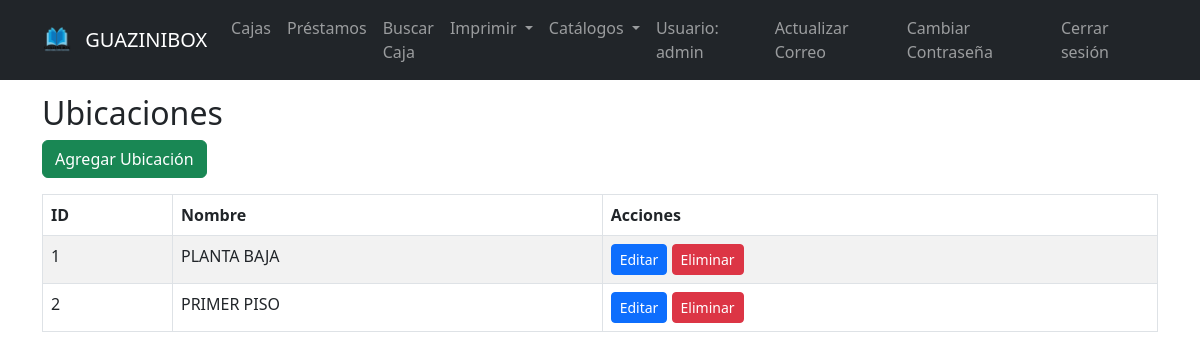
The page /ubicaciones (signed in) on the database as committed earlier.
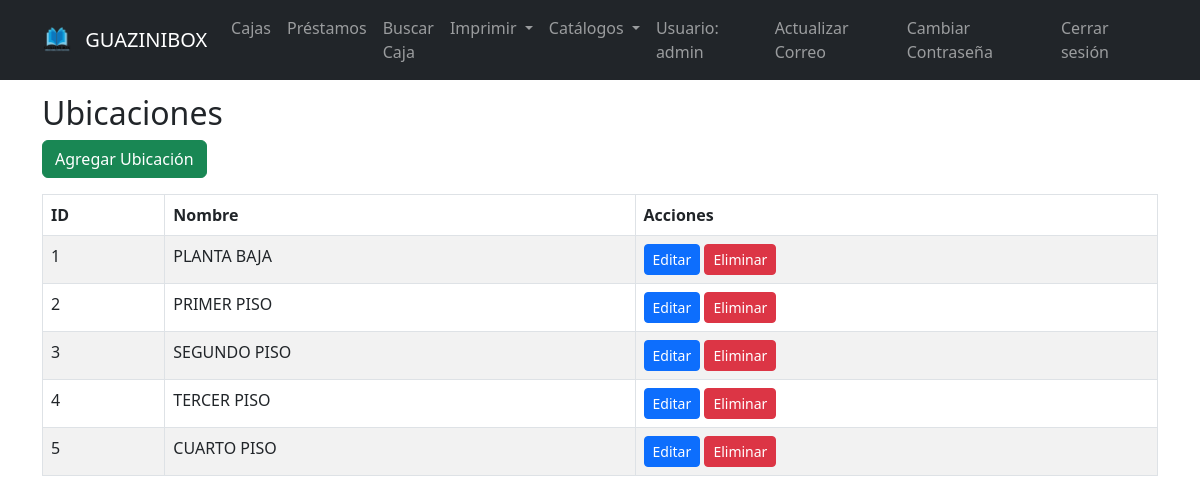
The same page on the database as committed later.
### tables this page shows
CREATE TABLE ubicaciones (
            id INTEGER PRIMARY KEY AUTOINCREMENT,
            nombre TEXT NOT NULL
        );

### app.py (the view)
@app.route("/ubicaciones")
@login_required
def ubicaciones():
    ubs = get_ubicaciones()
    return render_template("ubicaciones.html", ubicaciones=ubs)

### app.py (called while the page is built)
def get_db_connection():
    conn = sqlite3.connect("archivo.db")
    conn.row_factory = sqlite3.Row
    return conn

def get_user_by_id(user_id):
    conn = get_db_connection()
    user = conn.execute("SELECT * FROM users WHERE id = ?", (user_id,)).fetchone()
    conn.close()
    if not user:
        return None
    return User(user["id"], user["username"], user["password"],
               user["email"] if "email" in user.keys() else None,
               user["reset_token"] if "reset_token" in user.keys() else None,
               user["token_expiry"] if "token_expiry" in user.keys() else None)

@login_manager.user_loader
def load_user(user_id):
    return get_user_by_id(user_id)

def get_ubicaciones():
    conn = get_db_connection()
    ubs = conn.execute("SELECT * FROM ubicaciones").fetchall()
    conn.close()
    return ubs

### templates/ubicaciones.html (shortened to what this page needs)
{% extends "base.html" %}
{% block content %}
<h2>Ubicaciones</h2>
<a href="{{ url_for('add_ubicacion') }}" class="btn btn-success mb-3">Agregar Ubicación</a>
<table class="table table-bordered table-striped">
  <thead>
    <tr>
      <th>ID</th>
      <th>Nombre</th>
      <th>Acciones</th>
    </tr>
  </thead>
  <tbody>
    {% for ubicacion in ubicaciones %}
    <tr>
      <td>{{ ubicacion.id }}</td>
      <td>{{ ubicacion.nombre }}</td>
      <td>
        <a href="{{ url_for('edit_ubicacion', ubicacion_id=ubicacion.id) }}" class="btn btn-primary btn-sm">Editar</a>
        <form action="{{ url_for('delete_ubicacion', ubicacion_id=ubicacion.id) }}" method="POST" style="display:inline-block;" onsubmit="return confirm('¿Estás seguro de eliminar esta ubicación?');">
          <button type="submit" class="btn btn-danger btn-sm">Eliminar</button>
        </form>
      </td>
    </tr>
    {% endfor %}
  </tbody>
</table>
{% endblock %}

Rows that differ between the two databases and show on the page:
added ubicaciones: id "3", nombre "SEGUNDO PISO"
added ubicaciones: id "4", nombre "TERCER PISO"
added ubicaciones: id "5", nombre "CUARTO PISO"
